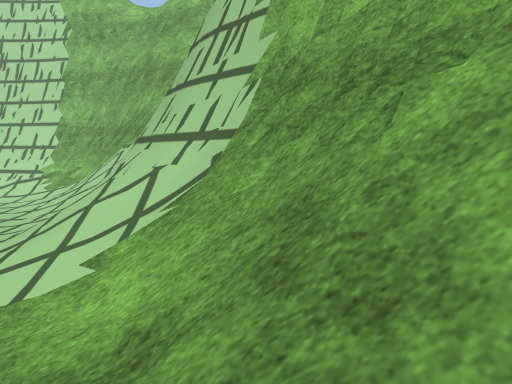
view 1 (above)

18 first-person views from a walk through a Unity game level. The camera is 1.4 m above the floor, tilts 6° down and sees 70° across. The floor is counted in squares, 1 m on a side. Each view is taken from the middle of a square. On the plan, view 1 faces up. The plan holds only what a view shows up to about 16 squares ahead; the rest is blank. The place goes on beyond the plan. The player character is not drawn. Some surface patterns are stand-ins.

view 2
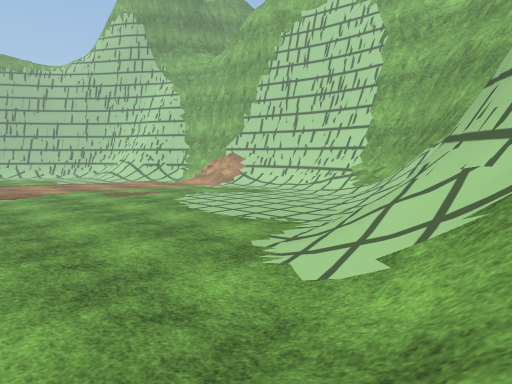

view 3
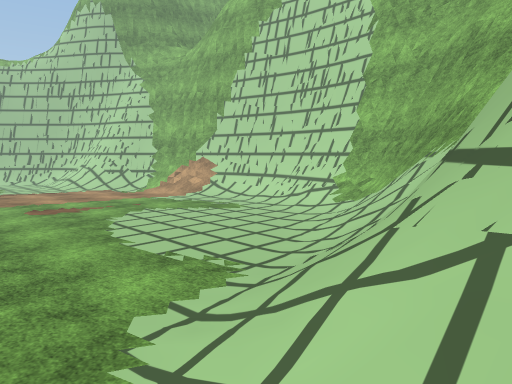

view 4
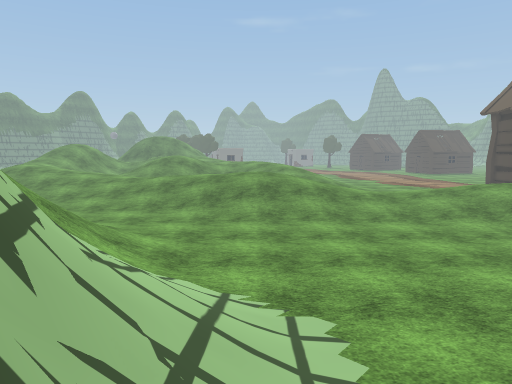

view 5
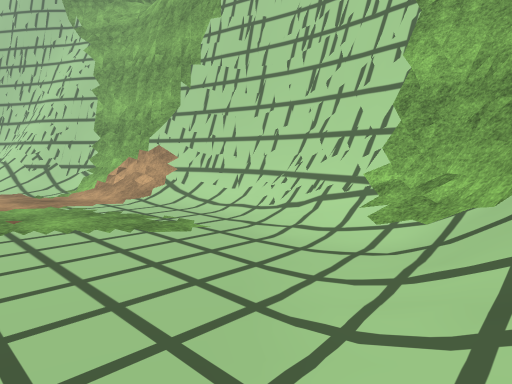

view 6
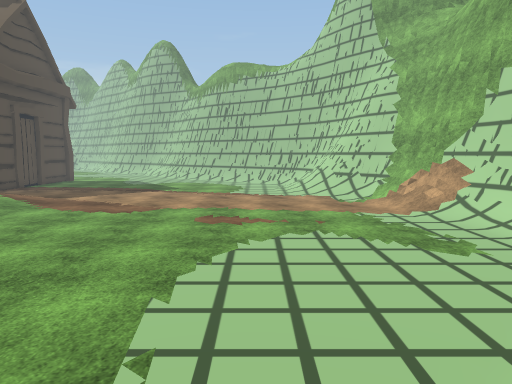

view 7
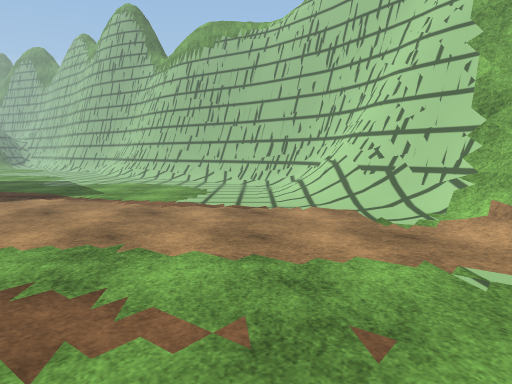

view 8
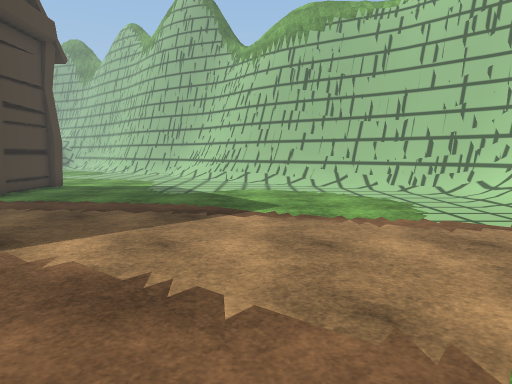

view 9
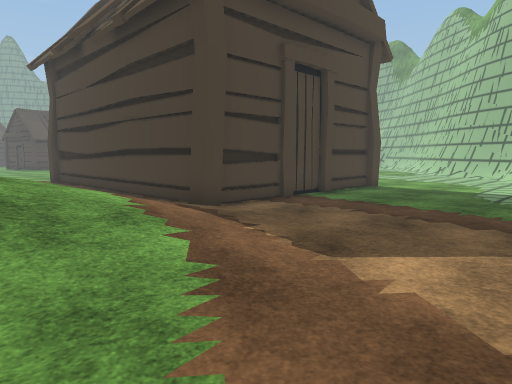

view 10
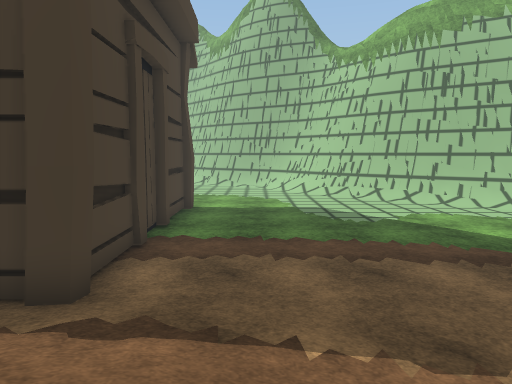

view 11
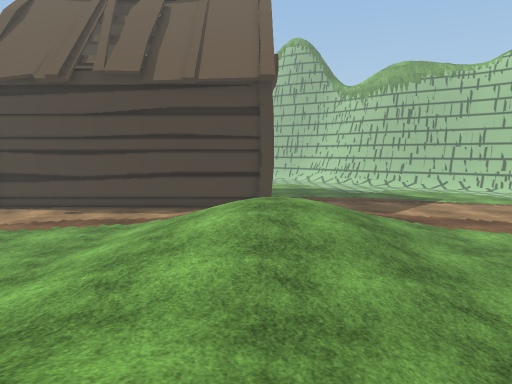

view 12
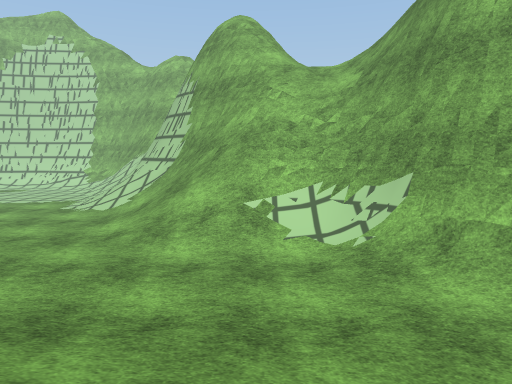

view 13
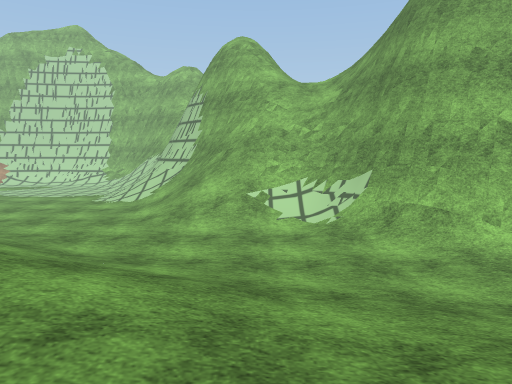

view 14
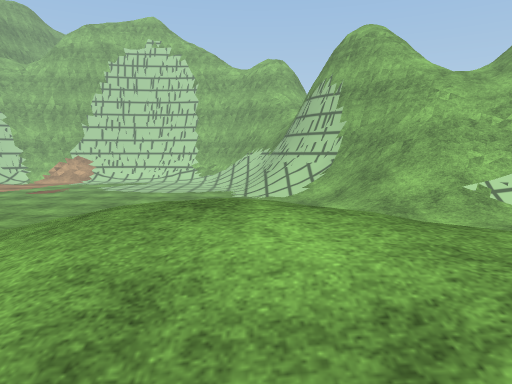

view 15
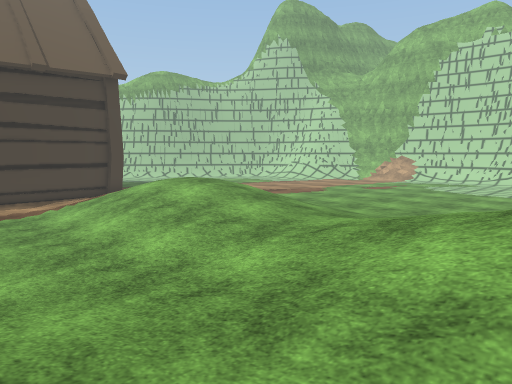

view 16
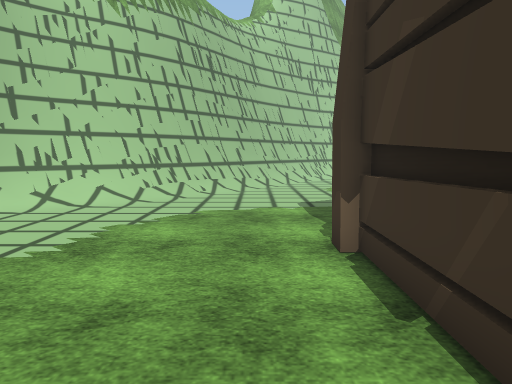

view 17
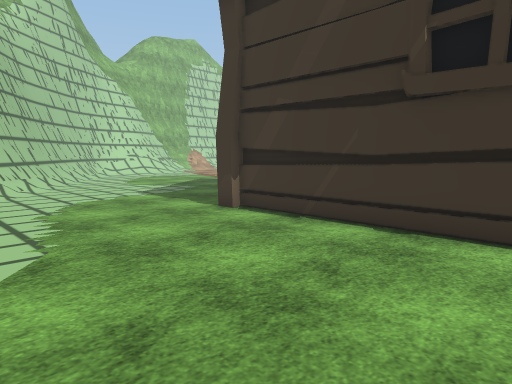

view 18
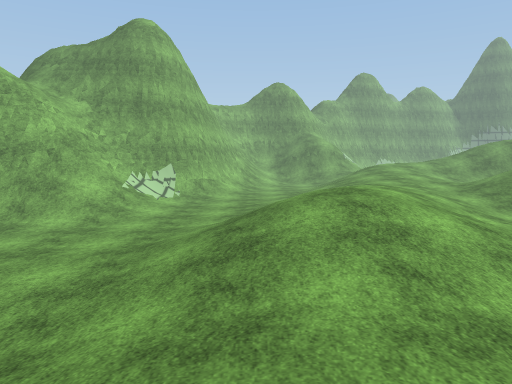

### Floor plan
Key: @ floor where view 1 was taken; # wall or solid block; . main floor; : floor 0.25 m higher than the main floor; + floor 0.5 m higher than the main floor; * floor 0.75 m higher than the main floor; % floor 1 m higher than the main floor; & floor 1.25 m higher than the main floor; $ floor 1.5 m higher than the main floor; / step, stairs or slope; = window, fence, low wall or low ledge; ^ raised ledge; O other object.
Columns run from 37 left of view 1 to 9 right of it. Each row starts with its distance up from view 1.
 15                 ######=====######
 14               ####===//...////=####
 13            ####==////........///=##
 12          ####===/.............////=
 11         ###O=////..............//=#
 10        ###/////................///
  9        ##/......................//##
  8       ##/.......................//=#
  7      ###.........................//##
  6     ##=..........................//=###
  5     ##/..........................///=##
  4    ##/............................///=####
  3   ##/..............................///==##=
  2  ##=...............................////==^##
  1 ##=.................................////#=###
  0 #=................................../@////=##
 -1 =....................................//////=#
 -2 ..................///////...............///=###
 -3 .................//////////...............///##
 -4 .................//////////////////........///=
 -5  ................///%%%//////////////........//
 -6  .....##########.   /%%%/*++///////////.......
 -7  ......#       #   //////*+++/////  //////....
 -8  ......#       #./////////+++///&$///////////
 -9  ......#       #..///////////////&&& ///////
-10  ......#       #.......//./////////&&%%////
-11  .....##       #............:////////%%%%**
-12   ....##       #............//++ //////%%
-13 .              #.......         + ://///*

Where each view was taken, in squares from view 1:
view 1: 0 up, 0 right, facing up
view 2: 0 up, 0 right, facing up-left
view 3: 3 up, 1 left, facing up-left
view 4: 10 up, 4 left, facing down
view 5: 8 up, 5 left, facing up-left
view 6: 8 up, 4 left, facing left
view 7: 9 up, 12 left, facing left
view 8: 3 up, 15 left, facing left
view 9: 2 up, 16 left, facing down-left
view 10: 3 down, 17 left, facing left
view 11: 6 down, 6 left, facing left
view 12: 10 down, 3 right, facing up
view 13: 13 down, 3 right, facing up
view 14: 12 down, 4 left, facing up
view 15: 13 down, 5 left, facing up-left
view 16: 11 down, 32 left, facing up
view 17: 13 down, 37 left, facing up-right
view 18: 6 down, 13 left, facing right
